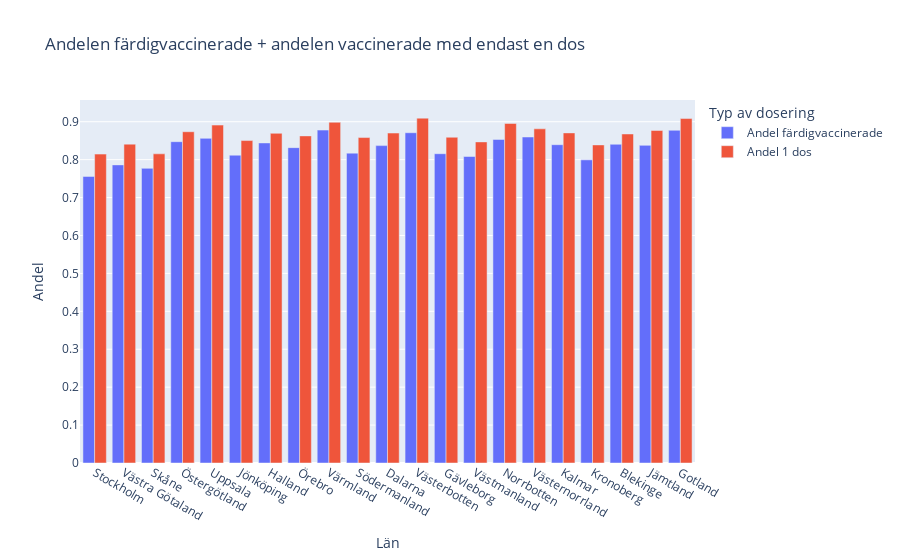

Notebook code cell kept with this figure:
### Code cell
fig = px.bar(new_df,
             x="Län_namn",
             y=["Andel färdigvaccinerade", "Andel 1 dos"],
             title="Andelen färdigvaccinerade + andelen vaccinerade med endast en dos",
             barmode="group",
             labels={"variable": "Typ av dosering",
                     "value": "Andel",
                     "Län_namn":"Län"})
fig.write_html(f"visualiseringar/2E_kombinerad_andel_färdigvaccinerade.html")
fig.show()

### Figure 1 — Plotly figure (JSON) as saved in the notebook; plotly's stock layout.template omitted (floating-point values rounded to 4 significant figures)
{"data": [{"alignmentgroup": "True", "hovertemplate": "Typ av dosering=Andel färdigvaccinerade<br>Län=%{x}<br>Andel=%{y}<extra></extra>", "legendgroup": "Andel färdigvaccinerade", "marker": {"color": "#636efa", "pattern": {"shape": ""}}, "name": "Andel färdigvaccinerade", "offsetgroup": "Andel färdigvaccinerade", "orientation": "v", "showlegend": true, "textposition": "auto", "type": "bar", "x": ["Stockholm", "Västra Götaland", "Skåne", "Östergötland", "Uppsala", "Jönköping", "Halland", "Örebro", "Värmland", "Södermanland", "Dalarna", "Västerbotten", "Gävleborg", "Västmanland", "Norrbotten", "Västernorrland", "Kalmar", "Kronoberg", "Blekinge", "Jämtland", "Gotland"], "xaxis": "x", "y": [0.7557, 0.7862, 0.7771, 0.8474, 0.8561, 0.8118, 0.8441, 0.8317, 0.878, 0.8172, 0.837, 0.871, 0.8156, 0.8083, 0.8533, 0.8597, 0.8394, 0.7994, 0.8405, 0.8377, 0.8774], "yaxis": "y"}, {"alignmentgroup": "True", "hovertemplate": "Typ av dosering=Andel 1 dos<br>Län=%{x}<br>Andel=%{y}<extra></extra>", "legendgroup": "Andel 1 dos", "marker": {"color": "#EF553B", "pattern": {"shape": ""}}, "name": "Andel 1 dos", "offsetgroup": "Andel 1 dos", "orientation": "v", "showlegend": true, "textposition": "auto", "type": "bar", "x": ["Stockholm", "Västra Götaland", "Skåne", "Östergötland", "Uppsala", "Jönköping", "Halland", "Örebro", "Värmland", "Södermanland", "Dalarna", "Västerbotten", "Gävleborg", "Västmanland", "Norrbotten", "Västernorrland", "Kalmar", "Kronoberg", "Blekinge", "Jämtland", "Gotland"], "xaxis": "x", "y": [0.8146, 0.8409, 0.8153, 0.8736, 0.8911, 0.8504, 0.8694, 0.8627, 0.8986, 0.8582, 0.8702, 0.9094, 0.859, 0.8468, 0.8955, 0.8813, 0.8705, 0.8389, 0.8677, 0.877, 0.9083], "yaxis": "y"}], "layout": {"barmode": "group", "legend": {"title": {"text": "Typ av dosering"}, "tracegroupgap": 0}, "title": {"text": "Andelen färdigvaccinerade + andelen vaccinerade med endast en dos"}, "xaxis": {"anchor": "y", "domain": [0, 1], "title": {"text": "Län"}}, "yaxis": {"anchor": "x", "domain": [0, 1], "title": {"text": "Andel"}}}}
